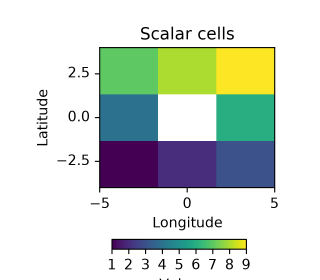
#> input picture tools/baselines/release030/cells.png, 320 x 280 px; its folder holds only this picture in this run
$ python -i pillow.py   (imports and definitions only)
#> lines starting #> are read from the running program, lines starting #| are printed output that depends on the picture
"""Rasterize the scene directly with Pillow, without an SVG/plotting backend.

Polygon masks use even-odd filling. Stroke geometry, dash subdivision, clipping,
opacity composition, font placement, and antialiasing are owned by this module.
Pillow supplies pixel buffers, polygon filling, font rasterization, and PNG I/O.
"""
from __future__ import annotations

import math
from pathlib import Path as FilePath

from ..scene import Circle, Path, Rect, Scene, Text
from ._common import validate


# Budget for a cropped source band, not total renderer/process memory. One
# output row needs three full-width source rows and can exceed this budget.
_BOX_BAND_BYTES = 4 * 1024 * 1024
_COMPOSITE_BAND_BYTES = 4 * 1024 * 1024
# Avoid extra crops/allocation sizes when the original full operation is small.
_BAND_THRESHOLD_BYTES = 16 * 1024 * 1024


# [402 lines left out: functions _composite_rgba, _downsample_box, _color, _dash_parts, _stroke, _font and 2 more, not called in this run]

>>> import cv2
>>> picture = cv2.imread('../release030/cells.png', cv2.IMREAD_GRAYSCALE)
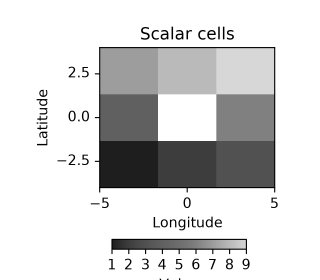
#> picture: shape (280, 320); min 0, max 255, mean 214.2
#> (the run stopped early here; a loop or call above may not have finished)

$ run again, on tools/baselines/release030/depth.png
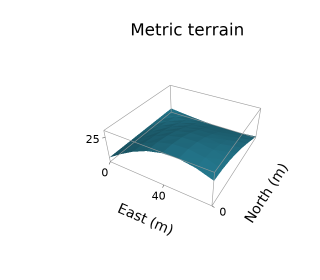
#> input picture tools/baselines/release030/depth.png, 320 x 280 px
#> `picture = cv2.imread('../release030/cells.png', cv2.IMREAD_GRAYSCALE)`:
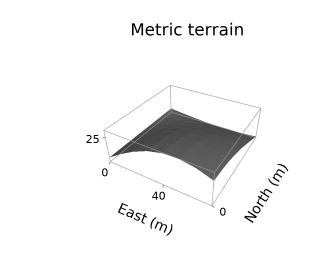
#> picture: shape (280, 320); min 0, max 255, mean 243.7
